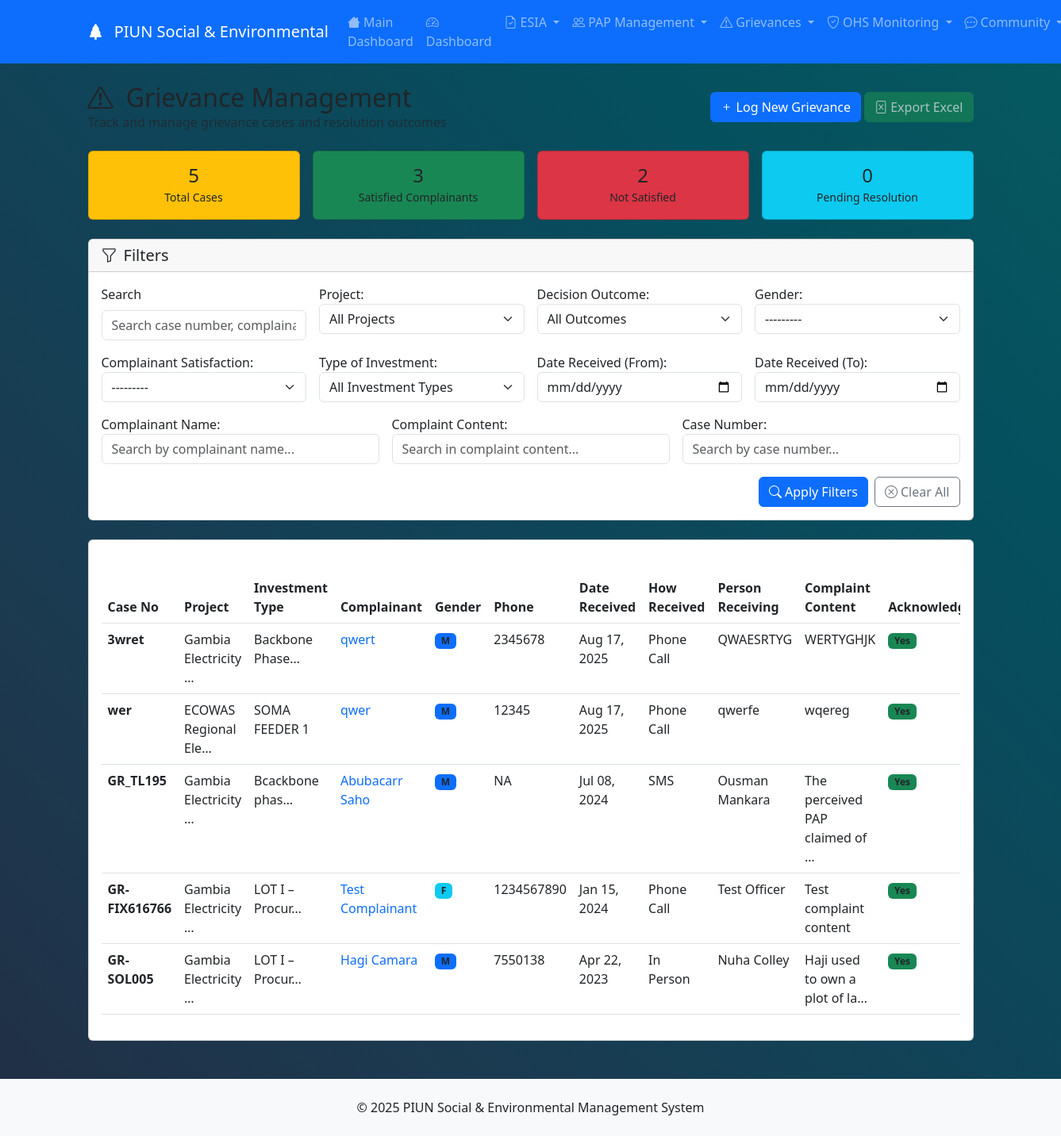
The app's page /social_and_env/grievance/ (signed in), older data.
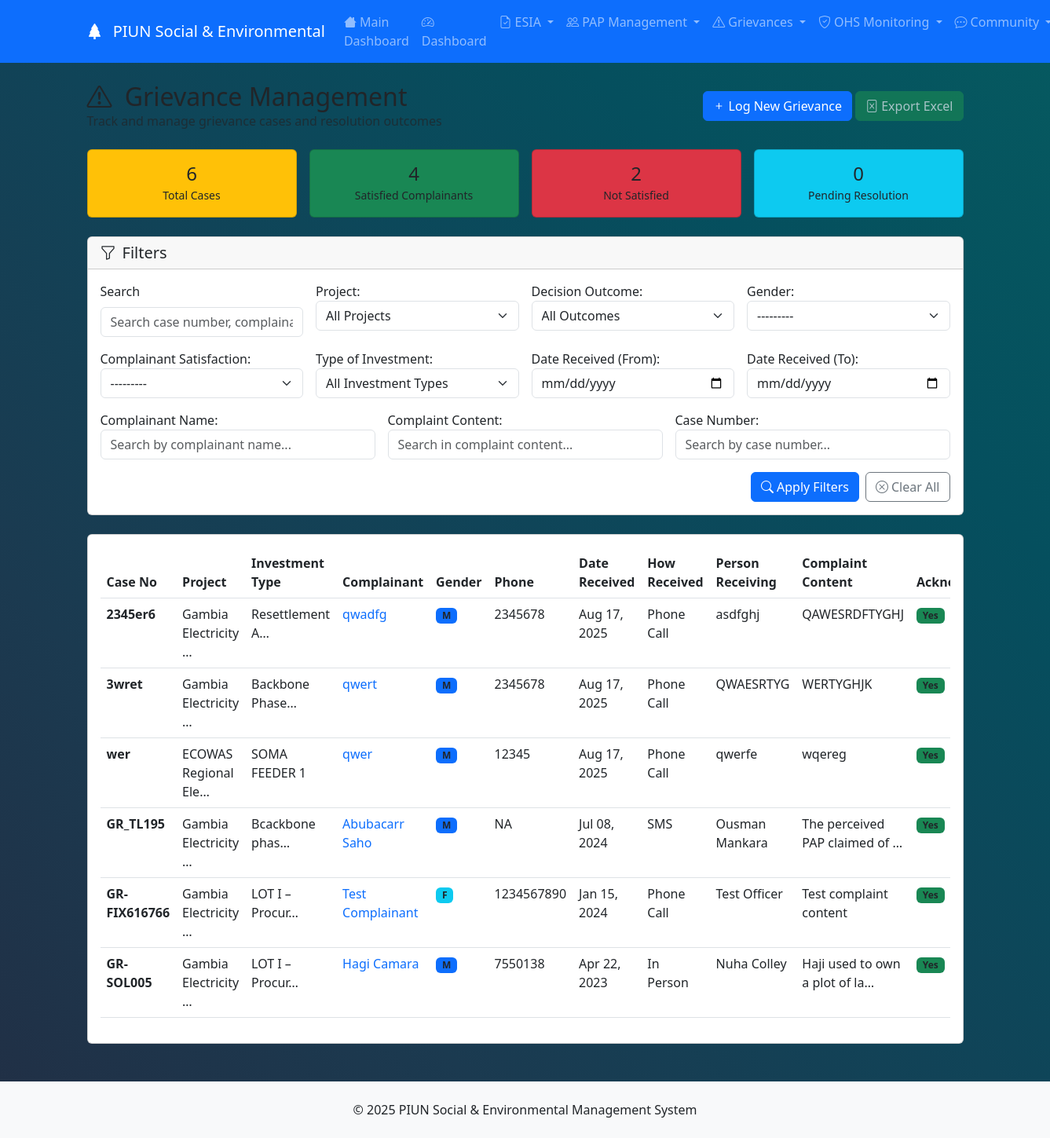
The same page, newer data.
### social_and_env/models.py (models this page shows, shortened)
class GrievianceMonitoringLog(models.Model):
    YesOrNo = [
        ("Y", "Yes"),
        ("N", "No")
    ]
    Communication_method = [
        ("Call", "Phone Call"),
        ("Email", "Email"),
        ("Letter", "Letter"),
        ("In Person", "In Person"),
        ("SMS", "SMS"),
        ("WhatsApp", "WhatsApp"),
    ]
    project = models.ForeignKey(
        Project,
        on_delete=models.CASCADE,
        db_index=True
    )
    type_of_investment = models.ForeignKey(
        KPI_For_Contract,
        on_delete=models.CASCADE,
        db_index=True
    )
    case_no = models.CharField(primary_key=True, max_length=15)
    sex = models.CharField(
        max_length=1,
        choices=GENDER,
        null=True,
        blank=True,
        db_index=True
    )
    date_claim_recieved = models.DateField(db_index=True)
    name_of_person_receiving_complaint = models.CharField(max_length=150)
    how_complaint_was_received = models.CharField(
        max_length=20,
        choices=Communication_method,
        db_index=True
    )
    name_of_complainant = models.CharField(max_length=150)
    tell_no = models.CharField(max_length=20, help_text="Phone number")
    complaint_content = models.TextField()
    was_recieved_of_complaint_ack = models.CharField(
        max_length=1,
        choices=YesOrNo,
        db_index=True,
        verbose_name="Complaint acknowledgment received"
    )
    expected_decision_date = models.DateField(db_index=True)
    decision_outcome = models.ForeignKey(
        DecisionOutcome,
        on_delete=models.CASCADE,
        db_index=True
    )
    was_decison_communicated_to_complainant = models.CharField(
        max_length=1,
        choices=YesOrNo,
        db_index=True,
        verbose_name="Decision communicated to complainant"
    )
    communication_method = models.CharField(
        max_length=20,
        choices=Communication_method,
        db_index=True
    )
    was_complainant_satisfied_with_decision = models.CharField(
        max_length=1,
        choices=YesOrNo,
        db_index=True,
        verbose_name="Complainant satisfied with decision"
    )
    brief_note_for_NO_answer = models.TextField(
        blank=True,
        verbose_name="Explanation if not satisfied"
    )
    any_follow_up_action = models.TextField(
        verbose_name='Follow-up Actions',
        blank=True
    )
    date_created = models.DateTimeField(auto_now_add=True, db_index=True)
    loginUser = models.ForeignKey(
        settings.AUTH_USER_MODEL,
        on_delete=models.CASCADE,
        db_index=True
    )
    class Meta:
        verbose_name = "Grievance Case"
        verbose_name_plural = "Grievance Cases"
        ordering = ['-date_claim_recieved', '-date_created']
        indexes = [
            models.Index(fields=['project', 'type_of_investment']),
            models.Index(fields=['decision_outcome', 'communication_method']),
            models.Index(fields=['sex', 'how_complaint_was_received']),
            models.Index(fields=['date_claim_recieved', 'expected_decision_date']),
            models.Index(fields=['was_complainant_satisfied_with_decision']),
        ]
    @property
    def days_to_resolution(self):
        from django.utils import timezone
        if self.expected_decision_date:
            delta = self.expected_decision_date - self.date_claim_recieved
            return delta.days
        return None

### PIU_Financial_mgt/models.py (models this page shows, shortened)
class Project(models.Model):
    projectID = models.CharField(max_length = 15, primary_key = True)
    project = models.CharField(max_length = 200, unique=True)
    currency = models.ForeignKey(Currency, on_delete=models.CASCADE, null=True)
    funding = models.DecimalField(max_digits=12, decimal_places = 2)
    donors =models.ManyToManyField(Donor)
    contributors =models.ManyToManyField(Contributors)
    effectiveness_Date = models.DateField(null=True, blank=True)
    closure_Date = models.DateField(null=True, blank=True)
    last_date_of_Disbursement = models.DateField(null=True, blank=True)
    date = models.DateTimeField(auto_now_add=True)
    loginUser = models.ForeignKey(
        settings.AUTH_USER_MODEL,
        on_delete=models.CASCADE
    )
    class Meta:
        verbose_name = ("Project")
        verbose_name_plural= ("Project")
    def __str__(self):
        return str(self.project)

class KPI_For_Contract(models.Model):
    project = models.ForeignKey('Project', on_delete=models.CASCADE, verbose_name='project')
    type_of_investment = models.TextField()
    Kpi_description = models.TextField()
    monitoring_Type_Code = models.CharField(max_length=15, primary_key=True)
    monitoring_type = models.ForeignKey(Type_of_Monitoring, on_delete=models.CASCADE)
    date = models.DateTimeField(auto_now_add=True)
    loginUser = models.ForeignKey(
        settings.AUTH_USER_MODEL,
        on_delete=models.CASCADE,
    )
    class Meta:
        verbose_name = ("KPIs")
        verbose_name_plural= ("KPIs")
        db_table = 'PIU_Financial_mgt_kpi_for_contract'
    def __str__(self):
        return str(self.type_of_investment)

### social_and_env/views.py (the view, shortened to what this page needs)
# urls.py: path('grievance/', views.grievance_list, name='grievance_list'),
@login_required
def grievance_list(request):
    from django.core.paginator import Paginator
    try:
        grievance_filter = GrievianceMonitoringLogFilter(request.GET,
            queryset=GrievianceMonitoringLog.objects.select_related(
                'project', 'type_of_investment', 'decision_outcome', 'loginUser'
            ).order_by('-date_claim_recieved'))
        grievances = grievance_filter.qs
        search_query = request.GET.get('search', '')
        page_size = request.GET.get('page_size', 15)
        try:
            page_size = int(page_size)
            if page_size not in [10, 15, 25, 50, 100]:
                page_size = 15
        except (ValueError, TypeError):
            page_size = 15
        paginator = Paginator(grievances, page_size)
        page_number = request.GET.get('page')
        page_obj = paginator.get_page(page_number)
        total_cases = grievances.count()
        satisfied = grievances.filter(was_complainant_satisfied_with_decision='Y').count()
        not_satisfied = grievances.filter(was_complainant_satisfied_with_decision='N').count()
        pending = grievances.filter(was_complainant_satisfied_with_decision__isnull=True).count()
        stats = {
            'total_cases': total_cases,
            'satisfied': satisfied,
            'not_satisfied': not_satisfied,
            'pending': pending,
            'male_complainants': grievances.filter(sex='M').count(),
            'female_complainants': grievances.filter(sex='F').count(),
        }
        context = {
            'page_obj': page_obj,
            'filter': grievance_filter,
            'stats': stats,
            'search_query': search_query,
            'is_filtered': bool(request.GET),
            'title': 'Grievance Management'
        }
        return render(request, 'social_and_env/grievance/grievance_list.html', context)
    except Exception as e:
        messages.error(request, f'Error loading grievances: {str(e)}')
        return render(request, 'social_and_env/grievance/grievance_list.html', {
            'page_obj': None,
            'filter': None,
            'stats': {},
            'search_query': '',
            'is_filtered': False,
            'title': 'Grievance Management'
        })

### setup/models.py (called while the page is built)
    def __str__(self):
        return self.outcome

### templates/social_and_env/grievance/grievance_list.html (shortened to what the changed rows need)
{% extends 'social_and_env/base.html' %}
{% load widget_tweaks %}
{% load static %}
{% block social_env_content %}
<div class="d-flex justify-content-between align-items-center mb-4">
    <div>
        <h1 class="h2 mb-0">
            <i class="bi bi-exclamation-triangle me-2"></i>
            Grievance Management
        </h1>
    </div>
</div>
{% if stats %}
<div class="row g-3 mb-4">
    <div class="col-md-3">
        <div class="card bg-warning text-dark">
            <div class="card-body text-center">
                <h4 class="mb-0">{{ stats.total_cases }}</h4>
                <small>Total Cases</small>
            </div>
        </div>
    </div>
    <div class="col-md-3">
        <div class="card bg-success text-white">
            <div class="card-body text-center">
                <h4 class="mb-0">{{ stats.satisfied }}</h4>
                <small>Satisfied Complainants</small>
            </div>
        </div>
    </div>
    <div class="col-md-3">
        <div class="card bg-danger text-white">
            <div class="card-body text-center">
                <h4 class="mb-0">{{ stats.not_satisfied }}</h4>
                <small>Not Satisfied</small>
            </div>
        </div>
    </div>
    <div class="col-md-3">
        <div class="card bg-info text-white">
            <div class="card-body text-center">
                <h4 class="mb-0">{{ stats.pending }}</h4>
                <small>Pending Resolution</small>
            </div>
        </div>
    </div>
</div>
{% endif %}
<div class="card">
    <div class="card-body">
        {% if page_obj %}
            <div class="table-responsive issues-actions-table">
                <table class="table table-hover grievance-table">
                    <thead class="table-primary-header">
                        <tr>
                            <th>Case No</th>
                            <th>Project</th>
                            <th>Investment Type</th>
                            <th>Complainant</th>
                            <th>Gender</th>
                            <th>Phone</th>
                            <th>Date Received</th>
                            <th>How Received</th>
                            <th>Person Receiving</th>
                            <th>Complaint Content</th>
                            <th>Acknowledgment</th>
                        </tr>
                    </thead>
                    <tbody>
                        {% for grievance in page_obj %}
                        <tr>
                            <td><strong>{{ grievance.case_no }}</strong></td>
                            <td>{{ grievance.project.project|truncatechars:20 }}</td>
                            <td>
                                {% if grievance.type_of_investment %}
                                    {{ grievance.type_of_investment.type_of_investment|truncatechars:15 }}
                                {% else %}
                                    <span class="text-muted">-</span>
                                {% endif %}
                            </td>
                            <td>
                                <a href="{% url 'grievance_detail' grievance.pk %}" class="text-decoration-none">
                                    {{ grievance.name_of_complainant|truncatechars:25 }}
                                </a>
                            </td>
                            <td>
                                {% if grievance.sex %}
                                    <span class="badge bg-{% if grievance.sex == 'M' %}primary{% else %}info{% endif %} badge-sm">
                                        {% if grievance.sex == 'M' %}M{% else %}F{% endif %}
                                    </span>
                                {% else %}
                                    <span class="text-muted">-</span>
                                {% endif %}
                            </td>
                            <td>{{ grievance.tell_no|default:"-" }}</td>
                            <td>{{ grievance.date_claim_recieved|date:"M d, Y" }}</td>
                            <td>{{ grievance.get_how_complaint_was_received_display|truncatechars:10 }}</td>
                            <td>{{ grievance.name_of_person_receiving_complaint|truncatechars:15 }}</td>
                            <td>
                                <span title="{{ grievance.complaint_content }}">
                                    {{ grievance.complaint_content|truncatechars:30 }}
                                </span>
                            </td>
                            <td>
                                <span class="badge bg-{% if grievance.was_recieved_of_complaint_ack == 'Y' %}success{% else %}secondary{% endif %} badge-sm">
                                    {% if grievance.was_recieved_of_complaint_ack == 'Y' %}Yes{% else %}No{% endif %}
                                </span>
                            </td>
                        </tr>
                        {% endfor %}
                    </tbody>
                </table>
            </div>
        {% endif %}
    </div>
</div>
{% endblock %}

Row changes from the older to the newer data that the page shows:
added GrievianceMonitoringLog: case_no "2345er6", project.project "Gambia Electricity …", type_of_investment.type_of_investment "Resettlement A…", name_of_complainant "qwadfg", sex "M", tell_no "2345678", date_claim_recieved "Aug 17, 2025", how_complaint_was_received "Phone Call", name_of_person_receiving_complaint "asdfghj", complaint_content "QAWESRDFTYGHJ", was_recieved_of_complaint_ack "Yes"
Text that changed along with them:
{{ stats.total_cases }}: "5" → "6"
{{ stats.satisfied }}: "3" → "4"
